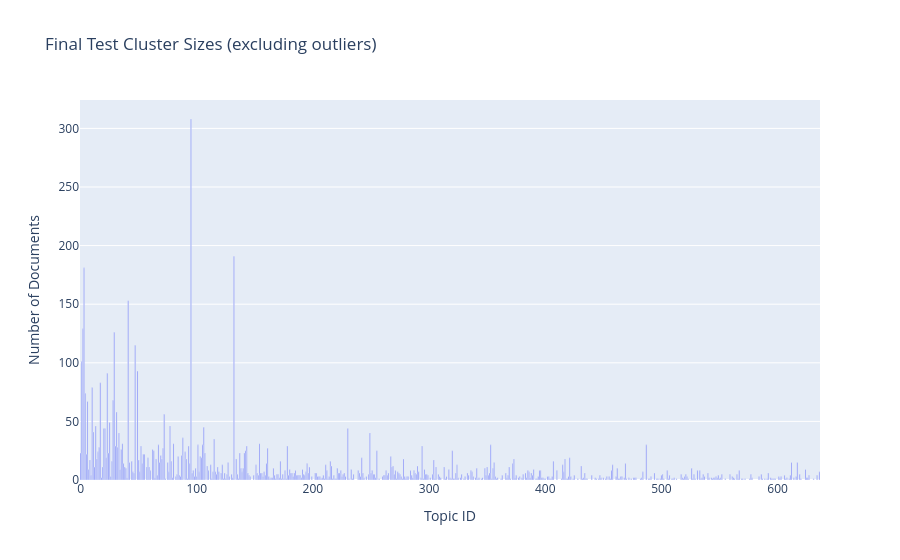
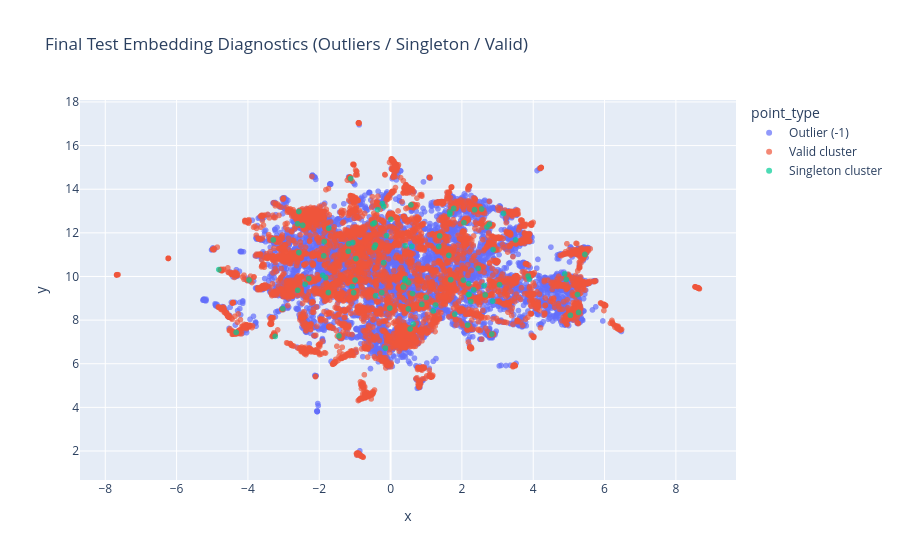
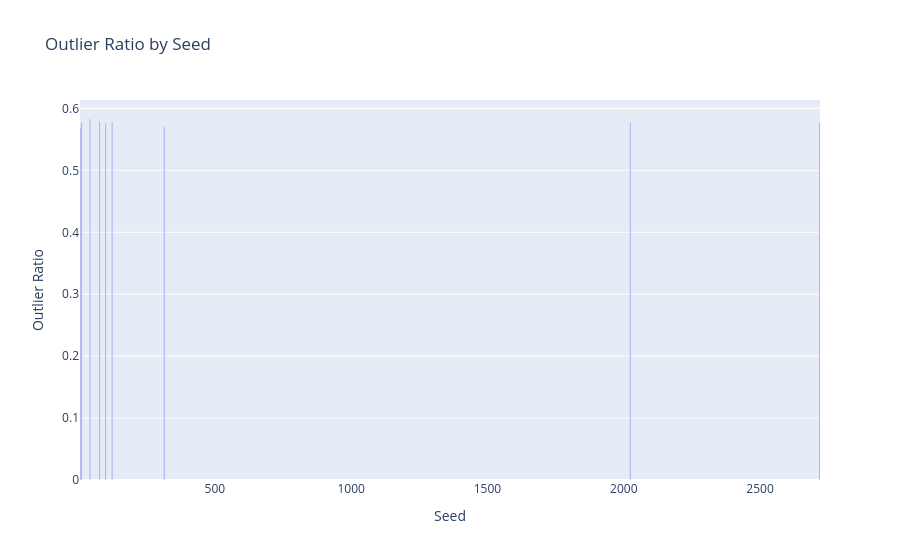
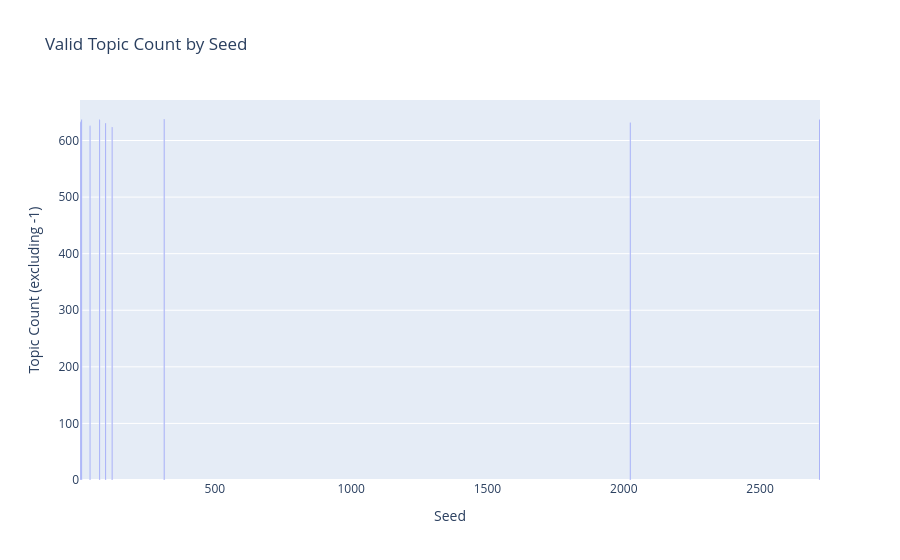

The notebook cell saved with these charts, in order:
### Markdown cell above
Runs cluster diagnostics and visual sanity-check plots.

### Code cell
import plotly.express as px

# Diagnostics use the currently available final test assignment (`test_topics`) and embeddings (`test_embeddings`).
if 'test_topics' not in globals() or 'test_embeddings' not in globals():
    raise RuntimeError('Please run Cell 24 first so `test_topics` and `test_embeddings` are available.')

labels = np.asarray(test_topics)
emb = np.asarray(test_embeddings)

if labels.shape[0] != emb.shape[0]:
    raise ValueError(f'Mismatch: labels={labels.shape[0]} vs embeddings={emb.shape[0]}')

is_outlier = labels == -1
outlier_ratio_now = float(np.mean(is_outlier)) if len(labels) > 0 else np.nan

valid_labels = labels[~is_outlier]
if len(valid_labels) > 0:
    cluster_size_series = pd.Series(valid_labels).value_counts().sort_values(ascending=False)
else:
    cluster_size_series = pd.Series(dtype='int64')

n_valid_clusters_now = int(cluster_size_series.shape[0])
singleton_topics_now = set(cluster_size_series[cluster_size_series == 1].index.tolist())
n_singletons_now = int(len(singleton_topics_now))

print('Final-clustering diagnostics (current test assignment):')
print(f'  Documents: {len(labels)}')
print(f'  Outlier ratio (-1): {outlier_ratio_now:.4f}')
print(f'  Valid clusters (excluding -1): {n_valid_clusters_now}')
print(f'  Singleton clusters: {n_singletons_now}')

if n_valid_clusters_now == 0:
    print('⚠️ No valid clusters found (all points are outliers).')
elif n_valid_clusters_now == 1:
    print('⚠️ Only one valid cluster found. Silhouette is undefined by design.')
if n_singletons_now > 0:
    print('⚠️ Singleton clusters present. Silhouette excludes them in our robust function.')

# 1) Cluster size distribution (excluding outliers)
if n_valid_clusters_now > 0:
    cluster_size_df = (
        cluster_size_series
        .rename_axis('Topic')
        .reset_index(name='Count')
        .sort_values('Count', ascending=False)
    )
    cluster_size_df['Topic'] = cluster_size_df['Topic'].astype(int)

    fig_sizes = px.bar(
        cluster_size_df,
        x='Topic',
        y='Count',
        title='Final Test Cluster Sizes (excluding outliers)',
        labels={'Topic': 'Topic ID', 'Count': 'Number of Documents'}
    )
    fig_sizes.show()
else:
    print('Cluster-size plot skipped (no valid clusters).')

# 2) 2D embedding view colored by diagnostic point type
# Recompute a 2D projection from test embeddings for visual inspection.
umap_viz = UMAP(n_neighbors=15, n_components=2, metric='cosine', random_state=42)
emb_2d = umap_viz.fit_transform(emb)

point_type = np.where(
    labels == -1,
    'Outlier (-1)',
    np.where(np.isin(labels, list(singleton_topics_now)), 'Singleton cluster', 'Valid cluster')
)

viz_df = pd.DataFrame({
    'x': emb_2d[:, 0],
    'y': emb_2d[:, 1],
    'topic': labels.astype(int),
    'point_type': point_type
})

fig_diag = px.scatter(
    viz_df,
    x='x',
    y='y',
    color='point_type',
    hover_data=['topic'],
    title='Final Test Embedding Diagnostics (Outliers / Singleton / Valid)'
)
fig_diag.update_traces(marker=dict(size=6, opacity=0.7))
fig_diag.show()

# 3) Seed-level context from the multi-seed run
if 'seed_results' in globals() and isinstance(seed_results, pd.DataFrame) and not seed_results.empty:
    seed_plot_df = seed_results.copy()

    fig_seed_outliers = px.bar(
        seed_plot_df,
        x='seed',
        y='test_outlier_ratio',
        title='Outlier Ratio by Seed',
        labels={'seed': 'Seed', 'test_outlier_ratio': 'Outlier Ratio'}
    )
    fig_seed_outliers.show()

    fig_seed_topics = px.bar(
        seed_plot_df,
        x='seed',
        y='test_topic_count',
        title='Valid Topic Count by Seed',
        labels={'seed': 'Seed', 'test_topic_count': 'Topic Count (excluding -1)'}
    )
    fig_seed_topics.show()
else:
    print('Seed-level plots skipped (run Cell 24 first to populate `seed_results`).')

### Figure 1 — Plotly figure (JSON) as saved in the notebook; plotly's stock layout.template omitted (floating-point values rounded to 4 significant figures; data arrays with more than 128 entries replaced by an {"elided": "..."} marker saying what was removed)
{"data": [{"hovertemplate": "Topic ID=%{x}<br>Number of Documents=%{y}<extra></extra>", "legendgroup": "", "marker": {"color": "#636efa", "pattern": {"shape": ""}}, "name": "", "orientation": "v", "showlegend": false, "textposition": "auto", "type": "bar", "x": {"elided": "496 int values"}, "xaxis": "x", "y": {"elided": "496 int values"}, "yaxis": "y"}], "layout": {"barmode": "relative", "legend": {"tracegroupgap": 0}, "title": {"text": "Final Test Cluster Sizes (excluding outliers)"}, "xaxis": {"anchor": "y", "domain": [0, 1], "title": {"text": "Topic ID"}}, "yaxis": {"anchor": "x", "domain": [0, 1], "title": {"text": "Number of Documents"}}}}

### Figure 2 — Plotly figure (JSON) as saved in the notebook; plotly's stock layout.template omitted (floating-point values rounded to 4 significant figures; data arrays with more than 128 entries replaced by an {"elided": "..."} marker saying what was removed)
{"data": [{"customdata": {"elided": "7834x1 int values"}, "hovertemplate": "point_type=Outlier (-1)<br>x=%{x}<br>y=%{y}<br>topic=%{customdata[0]}<extra></extra>", "legendgroup": "Outlier (-1)", "marker": {"color": "#636efa", "opacity": 0.7, "size": 6, "symbol": "circle"}, "mode": "markers", "name": "Outlier (-1)", "showlegend": true, "type": "scattergl", "x": {"elided": "7834 float values"}, "xaxis": "x", "y": {"elided": "7834 float values"}, "yaxis": "y"}, {"customdata": {"elided": "5648x1 int values"}, "hovertemplate": "point_type=Valid cluster<br>x=%{x}<br>y=%{y}<br>topic=%{customdata[0]}<extra></extra>", "legendgroup": "Valid cluster", "marker": {"color": "#EF553B", "opacity": 0.7, "size": 6, "symbol": "circle"}, "mode": "markers", "name": "Valid cluster", "showlegend": true, "type": "scattergl", "x": {"elided": "5648 float values"}, "xaxis": "x", "y": {"elided": "5648 float values"}, "yaxis": "y"}, {"customdata": [[217], [444], [163], [569], [607], [620], [510], [220], [330], [234], [496], [210], [175], [314], [113], [544], [92], [596], [587], [529], [219], [393], [136], [432], [523], [499], [213], [502], [482], [342], [566], [358], [418], [295], [527], [231], [597], [570], [399], [277], [610], [595], [370], [464], [513], [405], [509], [177], [489], [123], [414], [436], [322], [474], [563], [576], [435], [354], [631], [456], [345], [125], [73], [463], [555], [497], [446], [404], [428], [470], [392], [257], [305], [319], [534], [168], [400], [280], [362], [207], [572], [550], [519], [490], [424], [272], [506], [173], [589], [591], [419], [321], [452], [598]], "hovertemplate": "point_type=Singleton cluster<br>x=%{x}<br>y=%{y}<br>topic=%{customdata[0]}<extra></extra>", "legendgroup": "Singleton cluster", "marker": {"color": "#00cc96", "opacity": 0.7, "size": 6, "symbol": "circle"}, "mode": "markers", "name": "Singleton cluster", "showlegend": true, "type": "scattergl", "x": [-0.1916, 2.354, -0.3609, 3.166, 1.771, -2.398, -0.4473, -1.077, 0.5476, -0.1134, 1.375, 2.058, 0.8767, 2.194, 2.554, 0.007529, 1.666, 0.361, 5.041, 2.042, -2.571, 2.876, 5.271, 3.887, -3.023, 2.625, -3.287, -0.0208, -1.12, -4.817, -1.733, 0.4123, -1.904, 2.159, 1.661, -1.862, 0.5045, -4.331, -1.035, 2.21, 2.182, -0.4595, -0.4208, -1.825, -0.2299, -2.604, 1.802, 0.6354, 3.857, 2.25, -2.465, -1.743, 2.703, -0.424, -1.058, 3.504, 0.615, 1.634, -1.187, -0.1456, 2.459, -2.607, -0.9964, -1.448, -3.236, 2.77, 0.3971, -0.1947, -3.968, 1.685, -1.875, 2.86, 2.331, 0.499, 2.838, -0.2458, 1.35, 5.449, 0.41, 3.055, 1.195, -2.291, 4.884, 4.927, 0.5936, 1.26, -2.57, -0.9715, 0.5714, 2.652, 5.241, 0.9967, -1.171, -0.4984], "xaxis": "x", "y": [13.21, 13.06, 13.06, 12.89, 13.12, 9.644, 12.46, 9.535, 7.594, 11.87, 11.86, 12.47, 8.723, 9.674, 13.09, 12.62, 12.95, 9.518, 8.221, 9.831, 12.98, 11.23, 8.351, 9.874, 8.527, 9.585, 11.68, 8.554, 14.49, 10.32, 12.21, 11.41, 10.05, 7.773, 12.85, 11.59, 9.723, 7.438, 9.258, 9.183, 9.171, 11.33, 9.118, 9.947, 13.34, 9.366, 8.268, 7.82, 10.02, 8.851, 12.35, 9.264, 12.27, 11.44, 11.55, 11.68, 9.22, 10.97, 11.15, 6.712, 10.37, 12.42, 9.836, 7.275, 7.251, 12.4, 9.798, 10.63, 9.838, 9.851, 10.94, 8.871, 9.386, 8.514, 7.359, 9.258, 11.37, 11.01, 9.904, 9.625, 8.421, 9.901, 10.12, 9.865, 11.38, 8.692, 11.1, 10.82, 13.28, 9.153, 9.173, 9.043, 11.5, 12.41], "yaxis": "y"}], "layout": {"legend": {"title": {"text": "point_type"}, "tracegroupgap": 0}, "title": {"text": "Final Test Embedding Diagnostics (Outliers / Singleton / Valid)"}, "xaxis": {"anchor": "y", "domain": [0, 1], "title": {"text": "x"}}, "yaxis": {"anchor": "x", "domain": [0, 1], "title": {"text": "y"}}}}

### Figure 3 — Plotly figure (JSON) as saved in the notebook; plotly's stock layout.template omitted (floating-point values rounded to 4 significant figures)
{"data": [{"hovertemplate": "Seed=%{x}<br>Outlier Ratio=%{y}<extra></extra>", "legendgroup": "", "marker": {"color": "#636efa", "pattern": {"shape": ""}}, "name": "", "orientation": "v", "showlegend": false, "textposition": "auto", "type": "bar", "x": [42, 7, 123, 2024, 99, 11, 77, 314, 2718], "xaxis": "x", "y": [0.583, 0.5689, 0.5773, 0.5778, 0.5762, 0.5774, 0.5786, 0.5701, 0.577], "yaxis": "y"}], "layout": {"barmode": "relative", "legend": {"tracegroupgap": 0}, "title": {"text": "Outlier Ratio by Seed"}, "xaxis": {"anchor": "y", "domain": [0, 1], "title": {"text": "Seed"}}, "yaxis": {"anchor": "x", "domain": [0, 1], "title": {"text": "Outlier Ratio"}}}}

### Figure 4 — Plotly figure (JSON) as saved in the notebook; plotly's stock layout.template omitted (floating-point values rounded to 4 significant figures)
{"data": [{"hovertemplate": "Seed=%{x}<br>Topic Count (excluding -1)=%{y}<extra></extra>", "legendgroup": "", "marker": {"color": "#636efa", "pattern": {"shape": ""}}, "name": "", "orientation": "v", "showlegend": false, "textposition": "auto", "type": "bar", "x": [42, 7, 123, 2024, 99, 11, 77, 314, 2718], "xaxis": "x", "y": [626, 633, 624, 632, 631, 637, 637, 638, 637], "yaxis": "y"}], "layout": {"barmode": "relative", "legend": {"tracegroupgap": 0}, "title": {"text": "Valid Topic Count by Seed"}, "xaxis": {"anchor": "y", "domain": [0, 1], "title": {"text": "Seed"}}, "yaxis": {"anchor": "x", "domain": [0, 1], "title": {"text": "Topic Count (excluding -1)"}}}}
